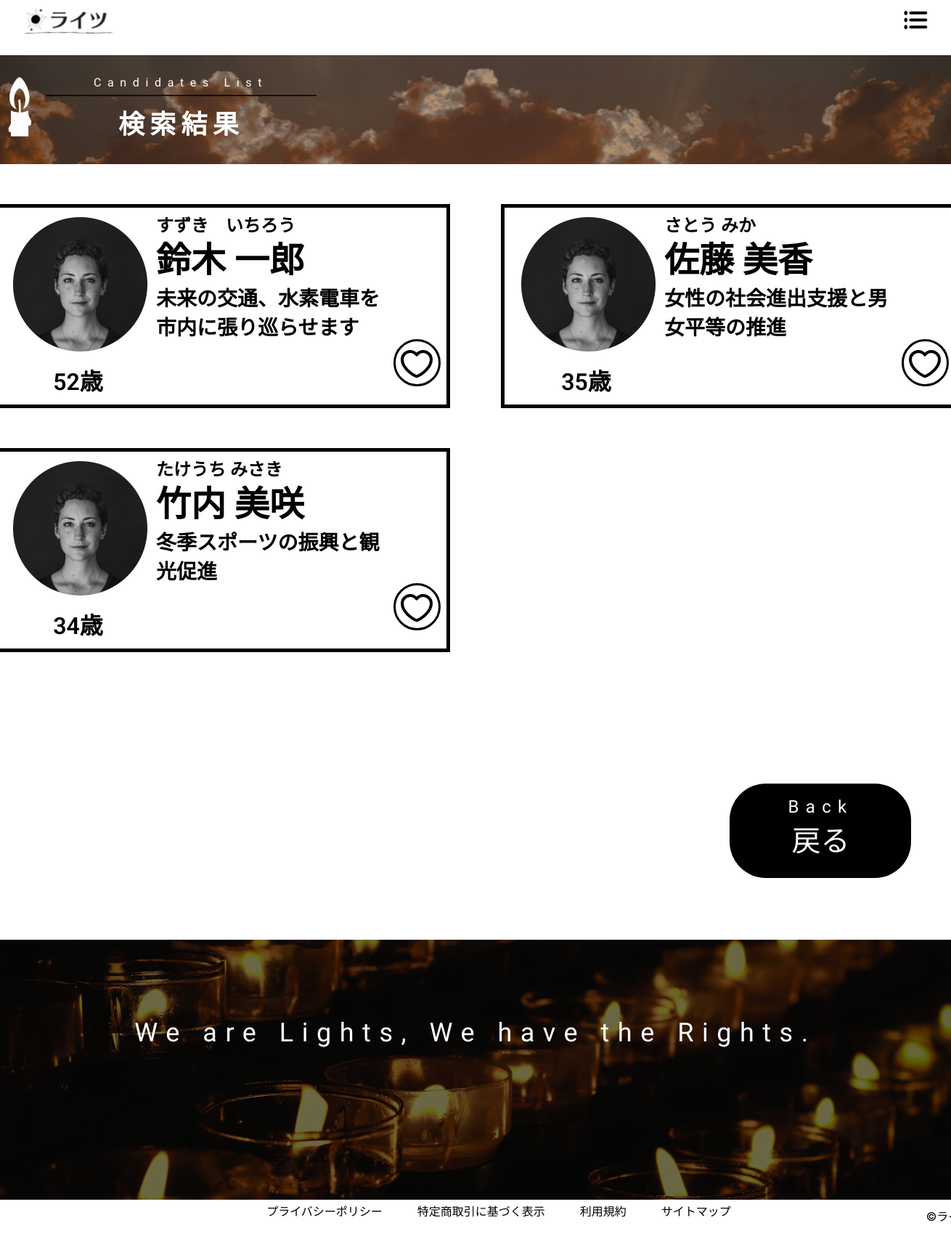
Screenshot of /result.php?district=札幌市議会 with the database file from the repository.
### tables this page shows
CREATE TABLE `candidates` (
  `id` int(12) NOT NULL,
  `name` varchar(64) NOT NULL,
  `kana` varchar(64) NOT NULL,
  `birthdate` varchar(12) NOT NULL,
  `gender` varchar(12) NOT NULL,
  `district` varchar(64) NOT NULL,
  `period` varchar(64) NOT NULL,
  `link` varchar(128) NOT NULL,
  `principle1` varchar(80) NOT NULL,
  `principle2` varchar(80) NOT NULL,
  `principle3` varchar(80) NOT NULL
);

### funcs.php (called while the page is built)
<?php
function h($str) {
    return htmlspecialchars($str, ENT_QUOTES, 'UTF-8');
  }

### result.php (the view, shortened to what this page needs)
<?php
require_once('funcs.php');
try {
    $pdo = new PDO('mysql:dbname=final_01;charset=utf8;host=localhost','root','');
} catch (PDOException $e) {
    exit('DBConnectError:'.$e->getMessage());
}
$district = isset($_GET['district']) ? $_GET['district'] : '';
$sql = "SELECT * FROM candidates WHERE 1=1";
$params = array();
if (!empty($district)) {
    $sql .= " AND district LIKE :district";
    $params[':district'] = $district . '%';
}
$stmt = $pdo->prepare($sql);
$status = $stmt->execute($params);
if ($status == false) {
    $error = $stmt->errorInfo();
    exit("ErrorQuery:".$error[2]);
} else {
    $candidates = $stmt->fetchAll(PDO::FETCH_ASSOC);
}
?>
<!DOCTYPE html>
<html>
  <head>
    <link rel="stylesheet" type="text/css" href="css/result.css" />
    <link rel="stylesheet" type="text/css" href="css/styleguide.css" />
    <link rel="stylesheet" type="text/css" href="css/globals.css" />
  </head>
  <body style="margin: 0; background: #ffffff">
    <div class="container-center-horizontal">
      <div class="result screen">
      <div class="header-container">
      <a href="index.php">
        <img class="header" src="img/header-1.svg" alt="header" />
      </a>
      </div>
        <div class="top">
          <div class="overlap-group1">
            <div class="view-2">
              <div class="overlap-group-1">
                <div class="create-an-account preahvihear-normal-white-16px">Candidates List</div>
                <img class="line-1" src="img/line-1.svg" alt="Line 1" />
              </div>
              <div class="text_label text_label-2 inter-bold-white-36px">検索結果</div>
            </div>
            <img class="game-iconscandle-light" src="img/game-icons-candle-light-8.svg" alt="game-icons:candle-light" />
          </div>
        </div>
        <?php if (empty($candidates)): ?>
          <p>検索条件に一致する候補者は見つかりませんでした。</p>
        <?php else: ?>
          <?php foreach ($candidates as $index => $candidate): ?>
            <?php if ($index % 2 == 0): ?>
              <div class="view-container<?php echo floor($index / 2) + 1; ?> view-container-5">
            <?php endif; ?>
            <article class="view-1" onclick="window.location='detail.php?id=<?= $candidate['id'] ?>'">
              <div class="flex-col">
                <img class="ellipse-5" src="img/ellipse-5@2x.png" alt="Ellipse 5" />
                <div class="text text-4 roboto-semi-bold-black-32px">
                  <?php
                    $birthdate = new DateTime($candidate['birthdate']);
                    $now = new DateTime();
                    $age = $birthdate->diff($now)->y;
                    echo $age . '歳';
                  ?>
                </div>
              </div>
              <div class="flex-col-1">
                <div class="text-1 text-4 roboto-semi-bold-black-24px"><?= h($candidate['kana']) ?></div>
                <div class="text-2 text-4 roboto-semi-bold-black-48px"><?= h($candidate['name']) ?></div>
                <div class="flex-row">
                  <div class="text-3 text-4 roboto-semi-bold-black-28px">
                    <?= h($candidate['principle1']) ?>
                  </div>
                  <img class="like" src="img/-------like-.svg" alt="like" />
                </div>
              </div>
            </article>
            <?php if ($index % 2 == 1 || $index == count($candidates) - 1): ?>
              </div>
            <?php endif; ?>
          <?php endforeach; ?>
        <?php endif; ?>
        <a href="search.php" class="align-self-flex-end">
          <div class="view-3">
            <div class="overlap-group4">
              <div class="text_label-1 text_label-2 preahvihear-normal-white-40px">戻る</div>
              <div class="enter preahvihear-normal-white-24px">Back</div>
            </div>
          </div>
        </a>
        <div class="footer">
          <div class="footer-1">
            <p class="we-are-lights-we-have-the-rights preahvihear-normal-white-36px">
              We are Lights, We have the Rights.
            </p>
          </div>
          <div class="footer-link-container">
            <div class="footer-link preahvihear-normal-black-16px">
              プライバシーポリシー　　　特定商取引に基づく表示　　　利用規約　　　サイトマップ
            </div>
            <div class="footer-link-1 inter-normal-black-16px">©ライツ</div>
          </div>
        </div>
      </div>
    </div>
  </body>
</html>

### css/result.css (style rules this page uses)
.result { align-items: center; background-color: var(--white); display: flex; flex-direction: column; height: 2846px; width: 1400px; }
.result .header { height: 56px; left: 0; position: fixed; top: 0; width: 1400px; z-index: 10; }
.result .overlap-group1 { height: 98px; position: relative; width: 609px; }
.result .view-2 { align-items: flex-start; display: flex; flex-direction: column; gap: 10px; left: 37px; min-height: 90px; padding: 0 37px; position: absolute; top: 8px; width: 572px; }
.result .overlap-group-1 { height: 28px; margin-top: -6px; position: relative; width: 373px; }
.result .line-1 { height: 3px; left: 0; position: absolute; top: 26px; width: 373px; }
.result .text_label { letter-spacing: 7.20px; min-height: 44px; width: 373px; }
.result .game-iconscandle-light { height: 90px; left: 0; position: absolute; top: 0; width: 75px; }
.result .view-1 { align-items: center; background-color: var(--white); border: 5px solid; border-color: var(--black); display: flex; gap: 12px; height: 281px; padding: 5px 18px; width: 630px; }
.result .flex-col { align-items: center; display: flex; flex-direction: column; gap: 16px; margin-left: 5px; margin-top: 2.0px; min-height: 243px; width: 185px; }
.result .text { margin-right: 6.0px; min-height: 42px; text-align: center; width: 87px; }
.result .flex-col-1 { align-items: flex-start; align-self: flex-end; display: flex; flex-direction: column; min-height: 261px; width: 392px; }
.result .text-1 { min-height: 28px; white-space: nowrap; }
.result .text-2 { min-height: 49px; white-space: nowrap; }
.result .flex-row { align-items: flex-end; display: flex; height: 163px; margin-top: 21px; min-width: 392px; }
.result .text-3 { min-height: 163px; width: 327px; }
.result .like { height: 65px; margin-bottom: 20px; width: 65px; }
.result .view-3 { align-items: flex-end; align-self: flex-end; background-color: var(--black); border-radius: 50px; cursor: pointer; display: flex; height: 130px; justify-content: flex-end; margin-right: 100px; margin-top: 181px; min-width: 250px; padding: 8px 15px; z-index: 4; }
.result .overlap-group4 { height: 104px; position: relative; width: 219px; }
.result .text_label-1 { left: 0; letter-spacing: 0; position: absolute; top: 29px; width: 219px; }
.result .footer { align-items: flex-end; display: flex; flex-direction: column; gap: 5px; margin-top: 85px; min-height: 394px; width: 1400px; z-index: 1; }
.result .text-4 { letter-spacing: 0; line-height: normal; }
.result .text_label-2 { line-height: normal; text-align: center; }

### css/globals.css (style rules this page uses)
.screen a { display: contents; text-decoration: none; }
.container-center-horizontal { display: flex; flex-direction: row; justify-content: center; pointer-events: none; width: 100%; }
.container-center-horizontal > * { flex-shrink: 0; pointer-events: auto; }
.align-self-flex-end { align-self: flex-end; }
* { box-sizing: border-box; }
.top { align-items: center; background-image: url(../img/rectangle-1.png); background-position: 50% 50%; background-size: cover; display: flex; height: 150px; margin-top: 56px; min-width: 1400px; padding: 0 34px; z-index: 2; }
.create-an-account { left: 38px; letter-spacing: 8.64px; line-height: normal; position: absolute; text-align: center; top: 0; width: 296px; }
.ellipse-5 { height: 185px; object-fit: cover; width: 185px; }
.enter { left: 20px; letter-spacing: 9.36px; line-height: normal; position: absolute; text-align: center; top: 0; width: 179px; }
.footer-1 { align-items: flex-end; background-image: url(../img/footer.png); background-position: 50% 50%; background-size: cover; display: flex; height: 358px; padding: 139px 149px; width: 1400px; }
.we-are-lights-we-have-the-rights { letter-spacing: 11.52px; line-height: normal; min-height: 76px; text-align: center; width: 1102px; }
.footer-link-container { align-items: flex-start; display: flex; gap: 217px; height: 30px; min-width: 1023px; }
.footer-link { letter-spacing: 0; line-height: 24px; text-align: center; white-space: nowrap; width: 710px; }
.footer-link-1 { align-self: flex-end; letter-spacing: 0; line-height: 24px; text-align: center; white-space: nowrap; width: 96px; }
.view-container-5 { align-items: flex-start; display: flex; gap: 70px; margin-top: 55px; min-width: 1330px; }

### rows the page displays
candidates: kana "すずき いちろう", name "鈴木 一郎", principle1 "未来の交通、水素電車を市内に張り巡らせます"
candidates: kana "さとう みか", name "佐藤 美香", principle1 "女性の社会進出支援と男女平等の推進"
candidates: kana "たけうち みさき", name "竹内 美咲", principle1 "冬季スポーツの振興と観光促進"
